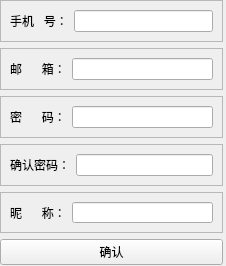
<?xml version="1.0" encoding="UTF-8"?>
<ui version="4.0">
 <class>registered</class>
 <widget class="QWidget" name="registered">
  <property name="geometry">
   <rect>
    <x>0</x>
    <y>0</y>
    <width>226</width>
    <height>266</height>
   </rect>
  </property>
  <property name="windowTitle">
   <string>Form</string>
  </property>
  <widget class="QWidget" name="">
   <property name="geometry">
    <rect>
     <x>0</x>
     <y>0</y>
     <width>223</width>
     <height>265</height>
    </rect>
   </property>
   <layout class="QVBoxLayout" name="verticalLayout">
    <item>
     <widget class="QFrame" name="frame">
      <property name="frameShape">
       <enum>QFrame::StyledPanel</enum>
      </property>
      <property name="frameShadow">
       <enum>QFrame::Raised</enum>
      </property>
      <layout class="QHBoxLayout" name="horizontalLayout_2">
       <item>
        <layout class="QHBoxLayout" name="horizontalLayout">
         <item>
          <widget class="QLabel" name="lphn">
           <property name="text">
            <string>手机   号：</string>
           </property>
          </widget>
         </item>
         <item>
          <widget class="QLineEdit" name="phoneNumber"/>
         </item>
        </layout>
       </item>
      </layout>
     </widget>
    </item>
    <item>
     <widget class="QFrame" name="frame_2">
      <property name="frameShape">
       <enum>QFrame::StyledPanel</enum>
      </property>
      <property name="frameShadow">
       <enum>QFrame::Raised</enum>
      </property>
      <layout class="QHBoxLayout" name="horizontalLayout_3">
       <item>
        <widget class="QLabel" name="lemn">
         <property name="text">
          <string>邮      箱：</string>
         </property>
        </widget>
       </item>
       <item>
        <widget class="QLineEdit" name="mailNumber"/>
       </item>
      </layout>
     </widget>
    </item>
    <item>
     <widget class="QFrame" name="frame_3">
      <property name="frameShape">
       <enum>QFrame::StyledPanel</enum>
      </property>
      <property name="frameShadow">
       <enum>QFrame::Raised</enum>
      </property>
      <layout class="QHBoxLayout" name="horizontalLayout_4">
       <item>
        <widget class="QLabel" name="lpas">
         <property name="text">
          <string>密      码：</string>
         </property>
        </widget>
       </item>
       <item>
        <widget class="QLineEdit" name="password_2"/>
       </item>
      </layout>
     </widget>
    </item>
    <item>
     <widget class="QFrame" name="frame_4">
      <property name="frameShape">
       <enum>QFrame::StyledPanel</enum>
      </property>
      <property name="frameShadow">
       <enum>QFrame::Raised</enum>
      </property>
      <layout class="QHBoxLayout" name="horizontalLayout_6">
       <item>
        <layout class="QHBoxLayout" name="horizontalLayout_5">
         <item>
          <widget class="QLabel" name="lcpas">
           <property name="text">
            <string>确认密码：</string>
           </property>
          </widget>
         </item>
         <item>
          <widget class="QLineEdit" name="conPassword"/>
         </item>
        </layout>
       </item>
      </layout>
     </widget>
    </item>
    <item>
     <widget class="QFrame" name="frame_5">
      <property name="frameShape">
       <enum>QFrame::StyledPanel</enum>
      </property>
      <property name="frameShadow">
       <enum>QFrame::Raised</enum>
      </property>
      <layout class="QHBoxLayout" name="horizontalLayout_7">
       <item>
        <widget class="QLabel" name="lname">
         <property name="text">
          <string>昵      称：</string>
         </property>
        </widget>
       </item>
       <item>
        <widget class="QLineEdit" name="name"/>
       </item>
      </layout>
     </widget>
    </item>
    <item>
     <widget class="QPushButton" name="co">
      <property name="text">
       <string>确认</string>
      </property>
     </widget>
    </item>
   </layout>
  </widget>
 </widget>
 <resources/>
 <connections/>
</ui>
